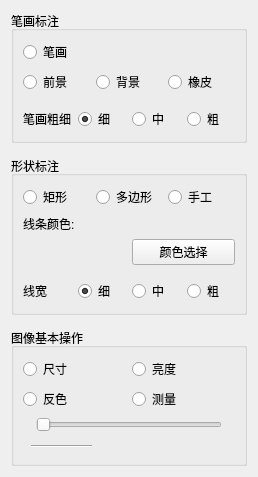
<?xml version="1.0" encoding="UTF-8"?>
<ui version="4.0">
 <class>RegionCompetition</class>
 <widget class="QWidget" name="RegionCompetition">
  <property name="geometry">
   <rect>
    <x>0</x>
    <y>0</y>
    <width>258</width>
    <height>477</height>
   </rect>
  </property>
  <property name="sizePolicy">
   <sizepolicy hsizetype="Preferred" vsizetype="Preferred">
    <horstretch>0</horstretch>
    <verstretch>2</verstretch>
   </sizepolicy>
  </property>
  <property name="minimumSize">
   <size>
    <width>0</width>
    <height>200</height>
   </size>
  </property>
  <property name="maximumSize">
   <size>
    <width>16777215</width>
    <height>1000</height>
   </size>
  </property>
  <property name="windowTitle">
   <string>Form</string>
  </property>
  <layout class="QVBoxLayout" name="verticalLayout_4">
   <item>
    <widget class="QGroupBox" name="labelSettings">
     <property name="title">
      <string>笔画标注</string>
     </property>
     <layout class="QVBoxLayout" name="verticalLayout">
      <item>
       <layout class="QHBoxLayout" name="horizontalLayout_3">
        <item>
         <widget class="QRadioButton" name="radioStrikeLabelling">
          <property name="text">
           <string>笔画</string>
          </property>
          <attribute name="buttonGroup">
           <string notr="true">buttonGroup</string>
          </attribute>
         </widget>
        </item>
        <item>
         <spacer name="horizontalSpacer">
          <property name="orientation">
           <enum>Qt::Horizontal</enum>
          </property>
          <property name="sizeHint" stdset="0">
           <size>
            <width>40</width>
            <height>20</height>
           </size>
          </property>
         </spacer>
        </item>
        <item>
         <widget class="QLabel" name="showColorLabel">
          <property name="text">
           <string/>
          </property>
         </widget>
        </item>
       </layout>
      </item>
      <item>
       <layout class="QHBoxLayout" name="horizontalLayout">
        <item>
         <widget class="QRadioButton" name="radioForeground">
          <property name="text">
           <string>前景</string>
          </property>
          <attribute name="buttonGroup">
           <string notr="true">buttonGroup_4</string>
          </attribute>
         </widget>
        </item>
        <item>
         <widget class="QRadioButton" name="radioBackground">
          <property name="text">
           <string>背景</string>
          </property>
          <attribute name="buttonGroup">
           <string notr="true">buttonGroup_4</string>
          </attribute>
         </widget>
        </item>
        <item>
         <widget class="QRadioButton" name="radioErazer">
          <property name="text">
           <string>橡皮</string>
          </property>
          <attribute name="buttonGroup">
           <string notr="true">buttonGroup_4</string>
          </attribute>
         </widget>
        </item>
       </layout>
      </item>
      <item>
       <spacer name="verticalSpacer_3">
        <property name="orientation">
         <enum>Qt::Vertical</enum>
        </property>
        <property name="sizeHint" stdset="0">
         <size>
          <width>20</width>
          <height>40</height>
         </size>
        </property>
       </spacer>
      </item>
      <item>
       <layout class="QHBoxLayout" name="horizontalLayout_2">
        <item>
         <widget class="QLabel" name="label">
          <property name="text">
           <string>笔画粗细</string>
          </property>
         </widget>
        </item>
        <item>
         <widget class="QRadioButton" name="brushSizeSmallRadio">
          <property name="text">
           <string>细</string>
          </property>
          <property name="checked">
           <bool>true</bool>
          </property>
          <attribute name="buttonGroup">
           <string notr="true">buttonGroup_3</string>
          </attribute>
         </widget>
        </item>
        <item>
         <widget class="QRadioButton" name="brushSizeMediumRadio">
          <property name="text">
           <string>中</string>
          </property>
          <property name="checked">
           <bool>false</bool>
          </property>
          <attribute name="buttonGroup">
           <string notr="true">buttonGroup_3</string>
          </attribute>
         </widget>
        </item>
        <item>
         <widget class="QRadioButton" name="brushSizeLargeRadio">
          <property name="text">
           <string>粗</string>
          </property>
          <attribute name="buttonGroup">
           <string notr="true">buttonGroup_3</string>
          </attribute>
         </widget>
        </item>
       </layout>
      </item>
     </layout>
    </widget>
   </item>
   <item>
    <spacer name="verticalSpacer">
     <property name="orientation">
      <enum>Qt::Vertical</enum>
     </property>
     <property name="sizeHint" stdset="0">
      <size>
       <width>20</width>
       <height>40</height>
      </size>
     </property>
    </spacer>
   </item>
   <item>
    <widget class="QGroupBox" name="groupBox_2">
     <property name="title">
      <string>形状标注</string>
     </property>
     <layout class="QVBoxLayout" name="verticalLayout_2">
      <item>
       <layout class="QHBoxLayout" name="horizontalLayout_4">
        <item>
         <widget class="QRadioButton" name="radioRectLabelling">
          <property name="text">
           <string>矩形</string>
          </property>
          <attribute name="buttonGroup">
           <string notr="true">buttonGroup</string>
          </attribute>
         </widget>
        </item>
        <item>
         <widget class="QRadioButton" name="radioPolygonLabelling">
          <property name="text">
           <string>多边形</string>
          </property>
          <attribute name="buttonGroup">
           <string notr="true">buttonGroup</string>
          </attribute>
         </widget>
        </item>
        <item>
         <widget class="QRadioButton" name="radioManualLabelling">
          <property name="text">
           <string>手工</string>
          </property>
          <attribute name="buttonGroup">
           <string notr="true">buttonGroup</string>
          </attribute>
         </widget>
        </item>
       </layout>
      </item>
      <item>
       <widget class="QLabel" name="label_3">
        <property name="text">
         <string>线条颜色:</string>
        </property>
       </widget>
      </item>
      <item>
       <layout class="QHBoxLayout" name="horizontalLayout_5">
        <item>
         <widget class="QLabel" name="labelCurrentColor">
          <property name="text">
           <string/>
          </property>
          <property name="buddy">
           <cstring>buttonSelectColor</cstring>
          </property>
         </widget>
        </item>
        <item>
         <widget class="QPushButton" name="buttonSelectColor">
          <property name="text">
           <string>颜色选择</string>
          </property>
         </widget>
        </item>
       </layout>
      </item>
      <item>
       <spacer name="verticalSpacer_4">
        <property name="orientation">
         <enum>Qt::Vertical</enum>
        </property>
        <property name="sizeHint" stdset="0">
         <size>
          <width>20</width>
          <height>40</height>
         </size>
        </property>
       </spacer>
      </item>
      <item>
       <layout class="QHBoxLayout" name="horizontalLayout_6">
        <item>
         <widget class="QLabel" name="label_4">
          <property name="text">
           <string>线宽</string>
          </property>
         </widget>
        </item>
        <item>
         <widget class="QRadioButton" name="radioLineWidthThin">
          <property name="text">
           <string>细</string>
          </property>
          <property name="checked">
           <bool>true</bool>
          </property>
          <attribute name="buttonGroup">
           <string notr="true">buttonGroup_2</string>
          </attribute>
         </widget>
        </item>
        <item>
         <widget class="QRadioButton" name="radioLineWidthMedium">
          <property name="text">
           <string>中</string>
          </property>
          <attribute name="buttonGroup">
           <string notr="true">buttonGroup_2</string>
          </attribute>
         </widget>
        </item>
        <item>
         <widget class="QRadioButton" name="radioLineWidthThick">
          <property name="text">
           <string>粗</string>
          </property>
          <attribute name="buttonGroup">
           <string notr="true">buttonGroup_2</string>
          </attribute>
         </widget>
        </item>
       </layout>
      </item>
     </layout>
    </widget>
   </item>
   <item>
    <spacer name="verticalSpacer_2">
     <property name="orientation">
      <enum>Qt::Vertical</enum>
     </property>
     <property name="sizeHint" stdset="0">
      <size>
       <width>20</width>
       <height>40</height>
      </size>
     </property>
    </spacer>
   </item>
   <item>
    <widget class="QGroupBox" name="groupBox">
     <property name="title">
      <string>图像基本操作</string>
     </property>
     <layout class="QGridLayout" name="gridLayout">
      <item row="2" column="0">
       <layout class="QHBoxLayout" name="horizontalLayout_9">
        <item>
         <widget class="QLabel" name="labelSliderLeft">
          <property name="text">
           <string/>
          </property>
         </widget>
        </item>
        <item>
         <widget class="QSlider" name="sliderBasicOp">
          <property name="orientation">
           <enum>Qt::Horizontal</enum>
          </property>
         </widget>
        </item>
        <item>
         <widget class="QLabel" name="labelSliderRight">
          <property name="text">
           <string/>
          </property>
         </widget>
        </item>
       </layout>
      </item>
      <item row="1" column="0">
       <layout class="QHBoxLayout" name="horizontalLayout_8">
        <item>
         <widget class="QRadioButton" name="radioNotColor">
          <property name="text">
           <string>反色</string>
          </property>
         </widget>
        </item>
        <item>
         <widget class="QRadioButton" name="radioMesuarement">
          <property name="text">
           <string>测量</string>
          </property>
         </widget>
        </item>
       </layout>
      </item>
      <item row="3" column="0">
       <layout class="QHBoxLayout" name="horizontalLayout_10">
        <item>
         <widget class="Line" name="_line">
          <property name="minimumSize">
           <size>
            <width>50</width>
            <height>16</height>
           </size>
          </property>
          <property name="maximumSize">
           <size>
            <width>61</width>
            <height>16</height>
           </size>
          </property>
          <property name="baseSize">
           <size>
            <width>0</width>
            <height>0</height>
           </size>
          </property>
          <property name="font">
           <font>
            <weight>75</weight>
            <bold>true</bold>
            <strikeout>true</strikeout>
           </font>
          </property>
          <property name="orientation">
           <enum>Qt::Horizontal</enum>
          </property>
         </widget>
        </item>
        <item>
         <widget class="QLabel" name="_labelRulerText">
          <property name="minimumSize">
           <size>
            <width>120</width>
            <height>0</height>
           </size>
          </property>
          <property name="maximumSize">
           <size>
            <width>81</width>
            <height>17</height>
           </size>
          </property>
          <property name="text">
           <string/>
          </property>
         </widget>
        </item>
       </layout>
      </item>
      <item row="0" column="0">
       <layout class="QHBoxLayout" name="horizontalLayout_7">
        <item>
         <widget class="QRadioButton" name="radioScale">
          <property name="text">
           <string>尺寸</string>
          </property>
         </widget>
        </item>
        <item>
         <widget class="QRadioButton" name="radioBrightness">
          <property name="text">
           <string>亮度</string>
          </property>
         </widget>
        </item>
       </layout>
      </item>
     </layout>
    </widget>
   </item>
  </layout>
 </widget>
 <resources/>
 <connections/>
 <buttongroups>
  <buttongroup name="buttonGroup_2"/>
  <buttongroup name="buttonGroup_3"/>
  <buttongroup name="buttonGroup_4"/>
  <buttongroup name="buttonGroup"/>
 </buttongroups>
</ui>
